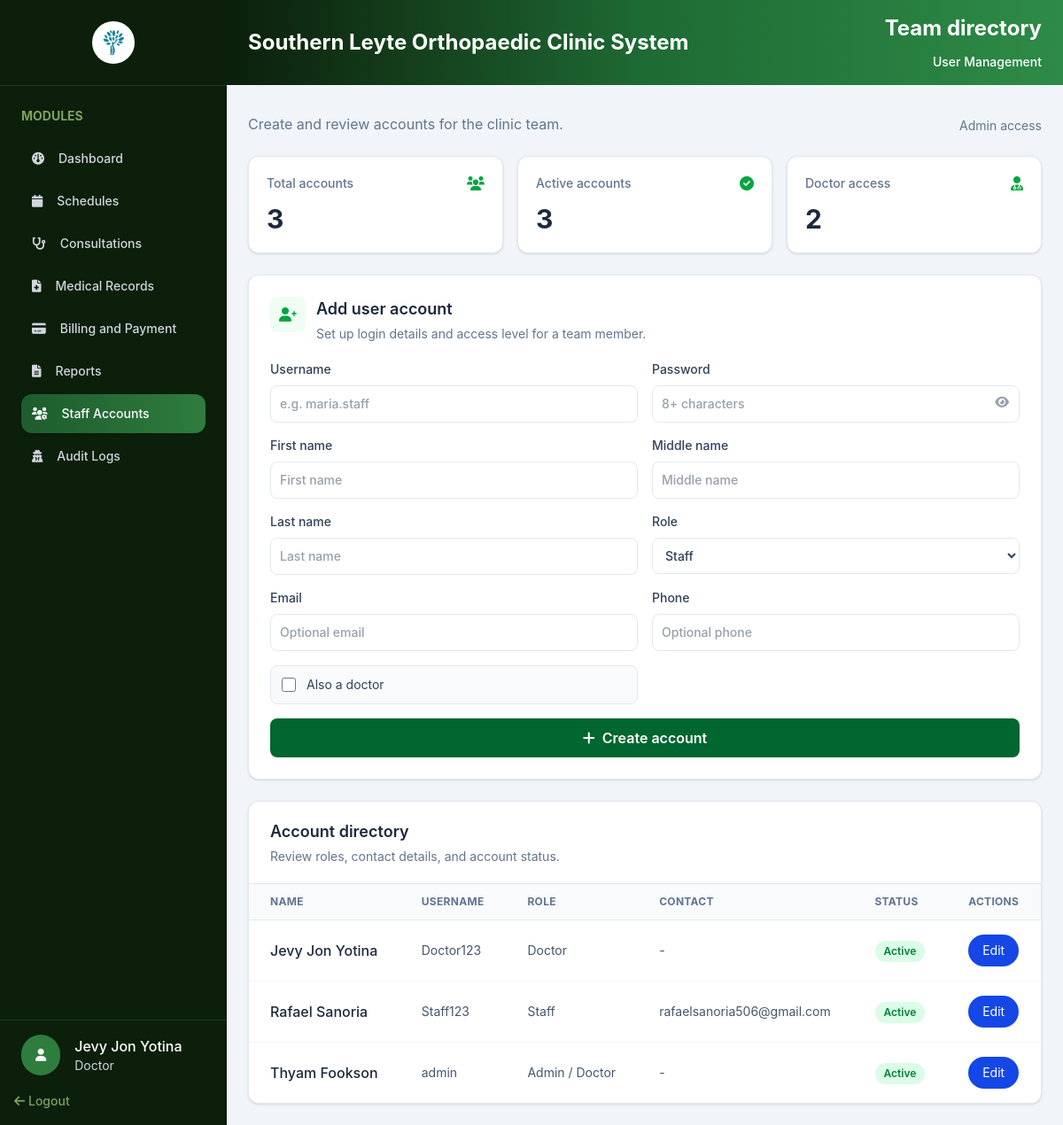
The app's page /admin/staff-management.php (signed in) with its own data.
### tables this page shows
CREATE TABLE `users` (
  `UserID` int UNSIGNED NOT NULL,
  `Username` varchar(50) NOT NULL,
  `PasswordHash` varchar(255) NOT NULL,
  `FirstName` varchar(100) NOT NULL,
  `MiddleName` varchar(255) DEFAULT NULL,
  `LastName` varchar(100) NOT NULL,
  `Role` enum('Admin','Doctor','Staff') NOT NULL DEFAULT 'Staff',
  `IsDoctor` tinyint(1) NOT NULL DEFAULT '0',
  `Email` varchar(150) DEFAULT NULL,
  `Phone` varchar(30) DEFAULT NULL,
  `Status` enum('Active','Inactive') NOT NULL DEFAULT 'Active',
  `CreatedAt` timestamp NOT NULL DEFAULT CURRENT_TIMESTAMP
);

### includes/auth.php (called while the page is built, shortened)
<?php
class SessionManager
{
    public static function isLoggedIn(): bool
    {
        return isset($_SESSION['user_id']) || isset($_SESSION['userId']) || isset($_SESSION['user']);
    }
    public static function getCurrentRole(): ?string
    {
        return $_SESSION['access_type']
            ?? $_SESSION['user']['Role']
            ?? $_SESSION['Role']
            ?? null;
    }
    public static function getUser(PDO $pdo): ?array
    {
        $userId = $_SESSION['user_id'] ?? $_SESSION['userId'] ?? $_SESSION['user']['UserID'] ?? null;
        $statement = $pdo->prepare(
            'SELECT UserID AS user_id, Username AS username, FirstName AS first_name,
                    LastName AS last_name, Email AS email, Phone AS phone,
                    Role AS role, IsDoctor AS is_doctor, Status AS status, CreatedAt AS created_at
             FROM users WHERE UserID = ?'
        );
        $statement->execute([$userId]);
        return $statement->fetch(PDO::FETCH_ASSOC) ?: null;
    }
}

### admin/staff-management.php (the view, shortened to what this page needs)
<?php
require_once __DIR__ . '/../config/config.php';
require_once __DIR__ . '/../includes/auth.php';
$admin = SessionManager::getUser($pdo);
$user = $pdo->query(
    'SELECT UserID, Username, FirstName, LastName, Role, IsDoctor, Email, Phone, Status, CreatedAt
     FROM users ORDER BY CreatedAt DESC'
)->fetchAll(PDO::FETCH_ASSOC);
$activeAccounts = count(array_filter($user, static fn(array $account): bool => $account['Status'] === 'Active'));
$doctorAccounts = count(array_filter($user, static fn(array $account): bool => $account['Role'] === 'Doctor' || (int) $account['IsDoctor'] === 1));
?>
<!DOCTYPE html>
<html lang="en">
<head>
    <link rel="stylesheet" href="../assets/css/output.css">
    <link rel="stylesheet" href="../assets/css/global.css">
    <link rel="stylesheet" href="https://cdnjs.cloudflare.com/ajax/libs/font-awesome/6.0.0-beta3/css/all.min.css">
</head>
<body class="h-screen flex bg-slate-100">
    <?php include_once '../includes/sidebar.php'; ?>
    <section class="flex-1 min-h-0 flex flex-col overflow-hidden">
        <div
            class="flex items-center justify-between bg-gradient-to-r from-[#0b1f0b] via-[#1e6b34] to-[#2e8b47] px-6 py-4">
            <h1 class="text-2xl font-bold text-white">Southern Leyte Orthopaedic Clinic System</h1>
            <div class="flex flex-col gap-3 items-end">
                <h1 class="text-2xl font-bold text-white">Team directory</h1>
                <h3 class="text-sm font-medium text-white">User Management</h3>
            </div>
        </div>
        <main class="flex-1 p-6 overflow-auto">
            <div class="max-w-7xl mx-auto">
                <div class="flex flex-col gap-4 md:flex-row md:items-end md:justify-between">
                    <div>
                        <p class="text-slate-500 mt-2">Create and review accounts for the clinic team.</p>
                    </div>
                    <div class="flex items-center gap-2 text-sm text-slate-500">
                        <span>Admin access</span>
                    </div>
                </div>
                <div class="grid grid-cols-1 sm:grid-cols-2 gap-4 mt-6 lg:grid-cols-3">
                    <div class="bg-white rounded-xl border border-slate-200 p-5 shadow-sm">
                        <div class="flex items-center justify-between">
                            <p class="text-sm font-medium text-slate-500">Total accounts</p>
                            <i class="fa-solid fa-users text-green-600"></i>
                        </div>
                        <p class="text-3xl font-bold text-slate-800 mt-3"><?= count($user) ?></p>
                    </div>
                    <div class="bg-white rounded-xl border border-slate-200 p-5 shadow-sm">
                        <div class="flex items-center justify-between">
                            <p class="text-sm font-medium text-slate-500">Active accounts</p>
                            <i class="fa-solid fa-circle-check text-green-600"></i>
                        </div>
                        <p class="text-3xl font-bold text-slate-800 mt-3"><?= $activeAccounts ?></p>
                    </div>
                    <div class="bg-white rounded-xl border border-slate-200 p-5 shadow-sm">
                        <div class="flex items-center justify-between">
                            <p class="text-sm font-medium text-slate-500">Doctor access</p>
                            <i class="fa-solid fa-user-doctor text-green-600"></i>
                        </div>
                        <p class="text-3xl font-bold text-slate-800 mt-3"><?= $doctorAccounts ?></p>
                    </div>
                </div>
                <section class="bg-white rounded-xl border border-slate-200 shadow-sm p-6 mt-6">
                    <div class="flex items-start gap-3 mb-5">
                        <div class="w-10 h-10 rounded-lg bg-green-50 flex items-center justify-center shrink-0">
                            <i class="fa-solid fa-user-plus text-green-600"></i>
                        </div>
                        <div>
                            <h2 class="text-lg font-semibold text-slate-800">Add user account</h2>
                            <p class="text-sm text-slate-500 mt-1">Set up login details and access level for a team
                                member.
                            </p>
                        </div>
                    </div>
                    <form id="addUserForm" class="grid grid-cols-1 md:grid-cols-2 xl:grid-cols-4 gap-4">
                        <label class="text-sm font-medium text-slate-700">Username<input name="username"
                                placeholder="e.g. maria.staff" required
                                class="mt-2 w-full border border-slate-200 rounded-lg p-2.5 focus:border-green-500 focus:outline-none"></label>
                        <label class="text-sm font-medium text-slate-700">Password
                            <div class="relative">
                                <input name="password" id="Password" type="password" placeholder="8+ characters"
                                    required
                                    class="mt-2 w-full border border-slate-200 rounded-lg p-2.5 focus:border-green-500 focus:outline-none">
                                <i id="togglePassword"
                                    class="fa-solid fa-eye cursor-pointer absolute right-3 top-5 text-gray-400 hover:text-gray-600 text-sm transition">
                                </i>
                            </div>
                        </label>
                        <label class="text-sm font-medium text-slate-700">First name<input name="firstName"
                                placeholder="First name" required
                                class="mt-2 w-full border border-slate-200 rounded-lg p-2.5 focus:border-green-500 focus:outline-none"></label>
                        <label class="text-sm font-medium text-slate-700">Middle name<input name="middleName"
                                placeholder="Middle name"
                                class="mt-2 w-full border border-slate-200 rounded-lg p-2.5 focus:border-green-500 focus:outline-none"></label>
                        <label class="text-sm font-medium text-slate-700">Last name<input name="lastName"
                                placeholder="Last name" required
                                class="mt-2 w-full border border-slate-200 rounded-lg p-2.5 focus:border-green-500 focus:outline-none"></label>
                        <label class="text-sm font-medium text-slate-700">Role
                            <select name="role"
                                class="mt-2 w-full border border-slate-200 rounded-lg p-2.5 bg-white focus:border-green-500 focus:outline-none">
                                <option value="Staff">Staff</option>
                            </select>
                        </label>
                        <label class="text-sm font-medium text-slate-700">Email<input name="email" type="email"
                                placeholder="Optional email"
                                class="mt-2 w-full border border-slate-200 rounded-lg p-2.5 focus:border-green-500 focus:outline-none"></label>
                        <label class="text-sm font-medium text-slate-700">Phone<input name="phone"
                                placeholder="Optional phone"
                                class="mt-2 w-full border border-slate-200 rounded-lg p-2.5 focus:border-green-500 focus:outline-none"></label>
                        <label
                            class="flex items-center gap-3 self-end min-h-11 px-3 rounded-lg bg-slate-50 border border-slate-200 text-sm text-slate-700"><input
                                name="isDoctor" type="checkbox" value="1" class="h-4 w-4 accent-green-600"> Also a
                            doctor</label>
                        <button
                            class="md:col-span-2 xl:col-span-4 bg-green-800 text-white rounded-lg p-2.5 font-semibold hover:bg-green-900 transition"
                            type="submit"><i class="fa-solid fa-plus mr-2"></i>Create account</button>
                    </form>
                </section>
                <section class="bg-white rounded-xl border border-slate-200 shadow-sm mt-6 overflow-hidden">
                    <div class="px-6 py-5 border-b border-slate-200">
                        <h2 class="text-lg font-semibold text-slate-800">Account directory</h2>
                        <p class="text-sm text-slate-500 mt-1">Review roles, contact details, and account status.</p>
                    </div>
                    <div class="overflow-x-auto">
                        <table class="w-full text-left">
                            <thead
                                class="border-b border-slate-200 bg-slate-50 text-xs uppercase tracking-wide text-slate-500">
                                <tr>
                                    <th class="px-6 py-3">Name</th>
                                    <th class="px-6 py-3">Username</th>
                                    <th class="px-6 py-3">Role</th>
                                    <th class="px-6 py-3">Contact</th>
                                    <th class="px-6 py-3">Status</th>
                                    <th class="px-6 py-3">Actions</th>
                                </tr>
                            </thead>
                            <tbody><?php foreach ($user as $account): ?>
                                    <tr class="border-b last:border-0 border-slate-100 hover:bg-slate-50 transition">
                                        <td class="px-6 py-4 font-medium text-slate-800">
                                            <?= htmlspecialchars($account['FirstName'] . ' ' . $account['LastName']) ?>
                                        </td>
                                        <td class="px-6 py-4 text-sm text-slate-600">
                                            <?= htmlspecialchars($account['Username']) ?>
                                        </td>
                                        <td class="px-6 py-4 text-sm text-slate-600">
                                            <?= htmlspecialchars($account['Role'] . ($account['IsDoctor'] ? ' / Doctor' : '')) ?>
                                        </td>
                                        <td class="px-6 py-4 text-sm text-slate-600">
                                            <?= htmlspecialchars($account['Email'] ?: $account['Phone'] ?: '-') ?>
                                        </td>
                                        <td class="px-6 py-4"><span
                                                class="inline-flex rounded-full px-2.5 py-1 text-xs font-semibold <?= $account['Status'] === 'Active' ? 'bg-green-100 text-green-700' : 'bg-slate-100 text-slate-600' ?>"><?= htmlspecialchars($account['Status']) ?></span>
                                        </td>
                                        <td class="px-6 py-4 text-sm">
                                            <button type="button"
                                                class="edit-user-btn inline-flex rounded-full px-4 py-2 text-white bg-blue-700 cursor-pointer hover:bg-blue-800"
                                                data-id="<?= htmlspecialchars($account['UserID']) ?>"
                                                data-username="<?= htmlspecialchars($account['Username']) ?>"
                                                data-first-name="<?= htmlspecialchars($account['FirstName']) ?>"
                                                data-last-name="<?= htmlspecialchars($account['LastName']) ?>"
                                                data-role="<?= htmlspecialchars($account['Role']) ?>"
                                                data-is-doctor="<?= (int) $account['IsDoctor'] ?>"
                                                data-email="<?= htmlspecialchars($account['Email'] ?? '') ?>"
                                                data-phone="<?= htmlspecialchars($account['Phone'] ?? '') ?>">Edit</button>
                                        </td>
                                    </tr><?php endforeach; ?>
                            </tbody>
                        </table>
                    </div>
                </section>
            </div>
        </main>
    </section>
</body>
</html>

### includes/sidebar.php (shortened to what this page needs)
<?php
$currentRole = strtolower((string) (SessionManager::getCurrentRole() ?? 'staff'));
$currentFile = basename($_SERVER['PHP_SELF']);
?>
<div class="w-64 shrink-0 bg-[#0b1f0b] flex flex-col h-full">
    <div class="w-full border-b p-6 border-[#1e3a1e] flex items-center justify-center gap-4">
        <img src="../assets/img/icon-logo.ico" alt="SLOC Logo" class="w-12 h-12 object-contain rounded-full">
    </div>
    <div class="custom-scrollbar w-full p-6 overflow-y-auto flex-1 min-h-0">
        <h2 class="text-[#7fa05e] font-bold text-sm mb-4">MODULES</h2>
        <?php foreach ($navItems as $item): ?>
            <?php if (in_array($currentRole, $item['roles'], true)): ?>
                <?php $isActive = $currentFile === $item['file']; ?>
                <div
                    class="flex items-center p-3 rounded-xl gap-4 mb-1 <?= $isActive ? 'bg-gradient-to-r from-[#1e5c2e] to-[#2e7d3e] shadow-sm' : '' ?>">
                    <i
                        class="text-sm fa-solid <?= htmlspecialchars($item['icon']) ?> <?= $isActive ? 'text-white' : 'text-gray-300' ?>"></i>
                    <a href="<?= htmlspecialchars($item['href']) ?>"
                        class="text-sm font-medium <?= $isActive ? 'text-white' : 'text-gray-300 hover:text-white' ?>">
                        <?= htmlspecialchars($item['label']) ?>
                    </a>
                </div>
            <?php endif; ?>
        <?php endforeach; ?>
    </div>
    <div class="mt-auto">
        <div class="w-full border-t pt-4 pl-6 border-[#1e3a1e] flex items-center gap-4">
            <i class="text-sm fa-solid fa-user text-white p-4 bg-[#2e7d3e] rounded-full"></i>
            <div>
                <?php if ($admin): ?>
                    <h1 class="text-white text-md font-medium">
                        <?= htmlspecialchars($admin['first_name']) ?>     <?= htmlspecialchars($admin['last_name']) ?>
                    </h1>
                    <h3 class="text-gray-300 text-sm"><?= htmlspecialchars($admin['role']) ?></h3>
                <?php endif; ?>
            </div>
        </div>
        <div class="w-full p-4">
            <a href="../logout.php" class="text-[#7fa05e] hover:text-red-400 font-medium text-sm">
                <i class="fa-solid fa-arrow-left"></i> Logout
            </a>
        </div>
    </div>
</div>

### records on screen
users: FirstName "Jevy Jon", LastName "Yotina", Role "Doctor", FirstName+LastName "Jevy Jon Yotina", Username "Doctor123", Email+Phone "-", Status "Active"
users: FirstName+LastName "Rafael Sanoria", Username "Staff123", Role "Staff", Email "rafaelsanoria506@gmail.com", Status "Active"
users: FirstName+LastName "Thyam Fookson", Username "admin", Role+IsDoctor "Admin / Doctor", Email+Phone "-", Status "Active"

### other values on screen
$item['label'] "Dashboard"
$item['label'] "Schedules"
$item['label'] "Consultations"
$item['label'] "Medical Records"
$item['label'] "Billing and Payment"
$item['label'] "Reports"
$item['label'] "Staff Accounts"
$item['label'] "Audit Logs"
count($user) "3"
$activeAccounts "3"
$doctorAccounts "2"
